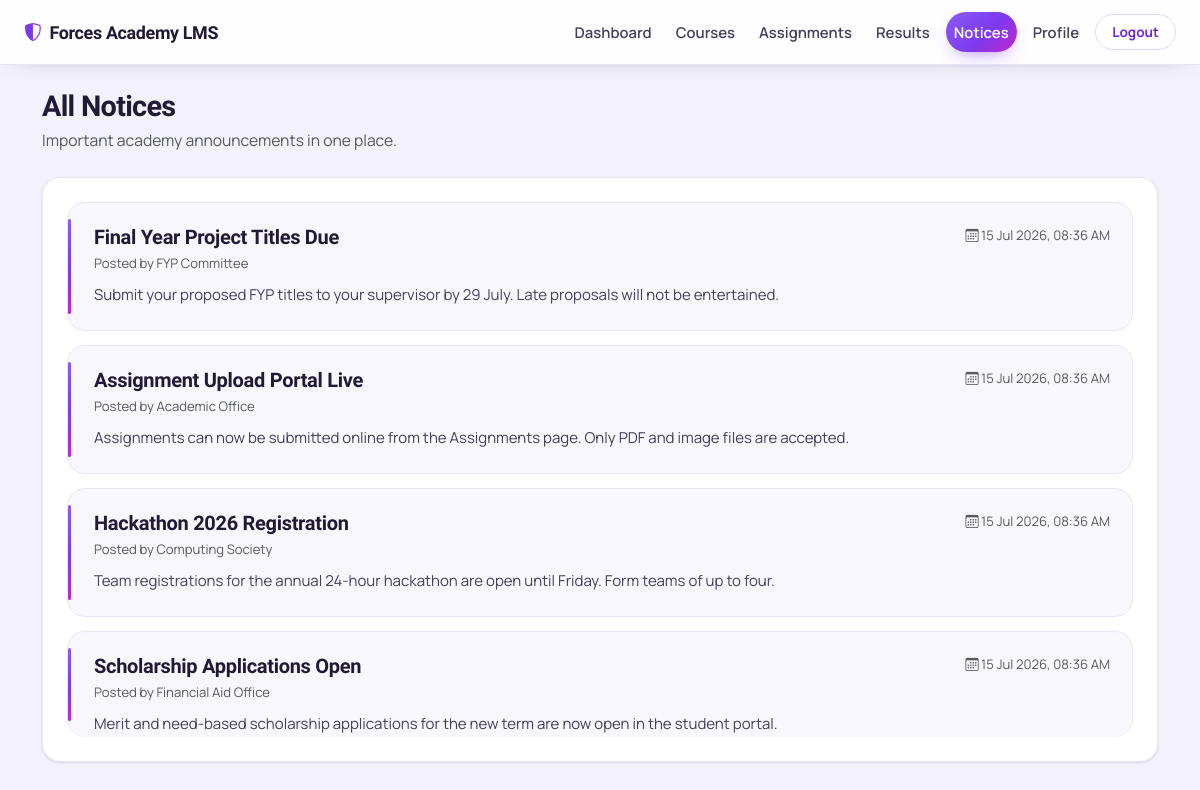
Page /notices.php (signed in) on the committed database.
### tables this page shows
CREATE TABLE IF NOT EXISTS notices (
    id          INT(11) PRIMARY KEY AUTO_INCREMENT,
    title       VARCHAR(200) NOT NULL,
    content     TEXT,
    posted_by   VARCHAR(100),
    created_at  TIMESTAMP DEFAULT CURRENT_TIMESTAMP
);

### config/auth.php (called while the page is built, shortened)
<?php
function e($value)
{
    return htmlspecialchars((string)$value, ENT_QUOTES, 'UTF-8');
}

### notices.php (the view, shortened to what this page needs)
<?php
require_once 'config/auth.php';
$notices = mysqli_query($conn, "SELECT id, title, content, posted_by, created_at FROM notices ORDER BY created_at DESC");
?>
<!DOCTYPE html>
<html lang="en">
<head>
<link href="https://cdn.jsdelivr.net/npm/bootstrap@5.3.0/dist/css/bootstrap.min.css" rel="stylesheet">
<link rel="stylesheet" href="https://cdn.jsdelivr.net/npm/bootstrap-icons@1.11.3/font/bootstrap-icons.css">
<link rel="stylesheet" href="css/style.css">
</head>
<body class="dashboard-body">
<nav class="navbar navbar-expand-lg navbar-dark app-navbar">
  <div class="container-fluid px-4">
    <a class="navbar-brand d-flex align-items-center gap-2" href="dashboard.php"><i class="bi bi-shield-shaded"></i> Forces Academy LMS</a>
    <div class="navbar-nav ms-auto flex-row gap-2 align-items-center">
      <a class="nav-link text-white" href="dashboard.php">Dashboard</a>
      <a class="nav-link text-white" href="courses.php">Courses</a>
      <a class="nav-link text-white" href="assignments.php">Assignments</a>
      <a class="nav-link text-white" href="results.php">Results</a>
      <a class="nav-link text-white active" href="notices.php">Notices</a>
      <a class="nav-link text-white" href="profile.php">Profile</a>
      <a class="btn btn-logout" href="logout.php">Logout</a>
    </div>
  </div>
</nav>
<div class="container py-4">
  <div class="page-hero mb-4">
    <h2 class="mb-1">All Notices</h2>
    <p class="text-muted mb-0">Important academy announcements in one place.</p>
  </div>
  <div class="card p-4">
    <?php if (mysqli_num_rows($notices) > 0): ?>
      <?php while ($notice = mysqli_fetch_assoc($notices)): ?>
        <div class="notice-item notice-item-large" id="notice-<?php echo (int) $notice['id']; ?>">
          <div class="d-flex flex-column flex-md-row justify-content-between gap-2 mb-2">
            <div>
              <h5 class="mb-1"><?php echo e($notice['title']); ?></h5>
              <div class="small text-muted">Posted by <?php echo e($notice['posted_by']); ?></div>
            </div>
            <div class="small text-muted"><i class="bi bi-calendar3"></i> <?php echo date('d M Y, h:i A', strtotime($notice['created_at'])); ?></div>
          </div>
          <p class="mb-0 notice-content"><?php echo nl2br(e($notice['content'])); ?></p>
        </div>
      <?php endwhile; ?>
    <?php endif; ?>
  </div>
</div>
</body>
</html>

### css/style.css (style rules this page uses)
:root { --brand:#7c3aed; --brand-700:#6d28d9; --brand-800:#5b21b6; --brand-600:#7c3aed; --brand-500:#8b5cf6; --brand-050:#f5f3ff; --brand-100:#ede9fe; --brand-200:#ddd6fe; --fuchsia:#d946ef; --pink:#ec4899; --deep:#2a1259; --deep-2:#1e0f3f; --primary:var(--brand); --primary-dark:var(--brand-700); --primary-darker:var(--brand-800); --navy:var(--deep); --navy-2:var(--deep-2); --heading:#211a34; --ink:#211a34; --text:#453f57; --muted:#7d7792; --bg:#f3f2fa; --surface:#ffffff; --surface-2:#f8f7fd; --line:#e9e6f3; --line-2:#f1eff8; --success:#16a34a; --success-bg:#e8f7ee; --success-line:#bbe7cb; --danger:#dc2626; --danger-bg:#fdecec; --danger-line:#f6cccc; --warn-bg:#fdf1e3; --warn-line:#f6d9b0; --warn-ink:#9a5a12; --radius:18px; --radius-sm:12px; --radius-xs:10px; --shadow-xs:0 1px 2px rgba(42,18,89,.05); --shadow-sm:0 1px 3px rgba(42,18,89,.07),0 1px 2px rgba(42,18,89,.05); --shadow:0 16px 34px -18px rgba(42,18,89,.32),0 2px 8px rgba(42,18,89,.06); --shadow-lg:0 32px 64px -24px rgba(42,18,89,.42),0 8px 18px rgba(42,18,89,.10); --ring:0 0 0 4px rgba(124,58,237,.18); --grad:linear-gradient(135deg,#8b5cf6,#7c3aed 55%,#c026d3); }
* { box-sizing:border-box; }
body { font-family:'Manrope','Segoe UI',system-ui,Arial,sans-serif;margin:0;color:var(--text);background:var(--bg);font-size:15px;line-height:1.62;-webkit-font-smoothing:antialiased; }
a { text-decoration:none;color:var(--brand-700);transition:color .15s; }
h1,h2,h3,h4,h5,h6 { font-family:'Onest','Manrope',sans-serif;color:var(--heading);letter-spacing:-.015em;font-weight:800; }
.dashboard-body { background:var(--bg);min-height:100vh; }
.app-navbar { background:rgba(255,255,255,.85);backdrop-filter:saturate(1.4) blur(10px);padding:12px 0;border-bottom:1px solid var(--line);box-shadow:0 6px 24px -18px rgba(42,18,89,.5);position:sticky;top:0;z-index:1000; }
.app-navbar .navbar-brand { font-family:'Onest';font-weight:800;font-size:1.12rem;color:var(--heading);letter-spacing:-.02em; }
.app-navbar .navbar-brand i { color:var(--brand); }
.app-navbar .nav-link { color:var(--text)!important;font-weight:600;font-size:.93rem;padding:8px 14px;border-radius:999px;transition:.15s; }
.app-navbar .nav-link.active { color:#fff!important;background:var(--grad);box-shadow:0 8px 18px -8px rgba(124,58,237,.6); }
.btn-logout { border:1.5px solid var(--brand-200);color:var(--brand-700);border-radius:999px;font-size:.85rem;font-weight:700;padding:7px 16px;transition:.15s;background:#fff; }
.welcome-banner,.page-hero { margin-bottom:6px; }
.welcome-banner h2,.page-hero h2 { font-weight:800;letter-spacing:-.025em;font-size:1.8rem; }
.welcome-banner p,.page-hero p { font-size:.98rem;color:var(--muted); }
.card { border:1px solid var(--line);border-radius:var(--radius);background:var(--surface);box-shadow:var(--shadow-sm); }
.notice-item { border-bottom:1px solid var(--line-2);padding:16px 0;transition:.16s ease; }
.notice-item:last-child { border-bottom:none;padding-bottom:0; }
.notice-item h6,.notice-item-large h5 { color:var(--heading);font-weight:700; }
.notice-item-large { padding:22px 22px 22px 26px;border:1px solid var(--line);border-radius:var(--radius);margin-bottom:14px;background:var(--surface-2);position:relative; }
.notice-item-large::before { content:"";position:absolute;left:0;top:16px;bottom:16px;width:3px;border-radius:3px;background:var(--grad); }
.notice-item-large:last-child { margin-bottom:0; }
.notice-content { color:var(--text);line-height:1.72; }

### rows in the picture
notices: title "Final Year Project Titles Due", posted_by "FYP Committee", created_at "15 Jul 2026, 08:36 AM", content "Submit your proposed FYP titles to your supervisor by 29 July. Late proposals will not be entertained."
notices: title "Assignment Upload Portal Live", posted_by "Academic Office", created_at "15 Jul 2026, 08:36 AM", content "Assignments can now be submitted online from the Assignments page. Only PDF and image files are accepted."
notices: title "Hackathon 2026 Registration", posted_by "Computing Society", created_at "15 Jul 2026, 08:36 AM", content "Team registrations for the annual 24-hour hackathon are open until Friday. Form teams of up to four."
notices: title "Scholarship Applications Open", posted_by "Financial Aid Office", created_at "15 Jul 2026, 08:36 AM", content "Merit and need-based scholarship applications for the new term are now open in the student portal."
